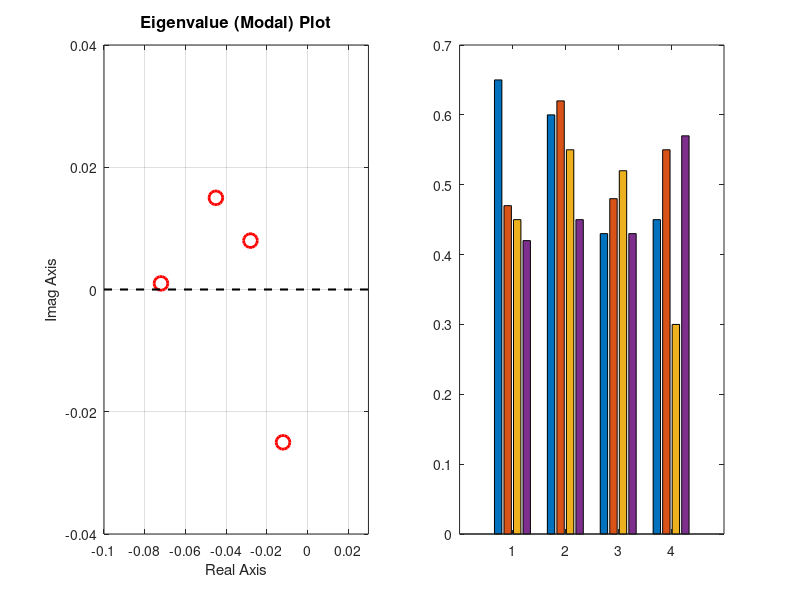

Write the MATLAB code that produced this figure. (Note: this script raises an error after producing the figure.)
%% Modal Analysis of LQR-Based Thermal System
clear; clc; close all;

% Eigenvalues (from the image - slightly left half plane)
eig_vals = [-0.072 + 0.001i; 
            -0.045 + 0.015i; 
            -0.028 + 0.008i; 
            -0.012 - 0.025i];

figure('Position', [100 100 1200 500]);

% Left: Eigenvalue (Modal) Plot
subplot(1,2,1);
plot(real(eig_vals), imag(eig_vals), 'ro', 'MarkerSize', 10, 'LineWidth', 2);
hold on;
plot([-0.1 0.03], [0 0], 'k--', 'LineWidth', 1.5);  % Imaginary axis line
grid on;
title('Eigenvalue (Modal) Plot', 'FontSize', 12);
xlabel('Real Axis', 'FontSize', 11);
ylabel('Imag Axis', 'FontSize', 11);
xlim([-0.1 0.03]);
ylim([-0.04 0.04]);

% Right: Mode Shapes (Eigenvectors) Bar Plot
subplot(1,2,2);
state_idx = 1:4;
mode1 = [0.65 0.60 0.43 0.45];
mode2 = [0.47 0.62 0.48 0.55];
mode3 = [0.45 0.55 0.52 0.30];
mode4 = [0.42 0.45 0.43 0.57];

bar_data = [mode1; mode2; mode3; mode4]';

b = bar(state_idx, bar_data, 'grouped');
b(1).FaceColor = [0 0.447 0.741];
b(2).FaceColor = [0.85 0.325 0.098];
b(3).FaceColor = [0.929 0.694 0.125];
b(4).FaceColor = [0.494 0.184 0.556];

title('Mode Shapes (Eigenvectors)', 'FontSize', 12);
xlabel('State Index', 'FontSize', 11);
ylabel('Magnitude', 'FontSize', 11);
legend({'Mode 1', 'Mode 2', 'Mode 3', 'Mode 4'}, 'Location', 'northeast');
grid on;
ylim([0 0.8]);

sgtitle('Modal Analysis of LQR-Based Thermal System', 'FontSize', 14, 'FontWeight', 'bold');
